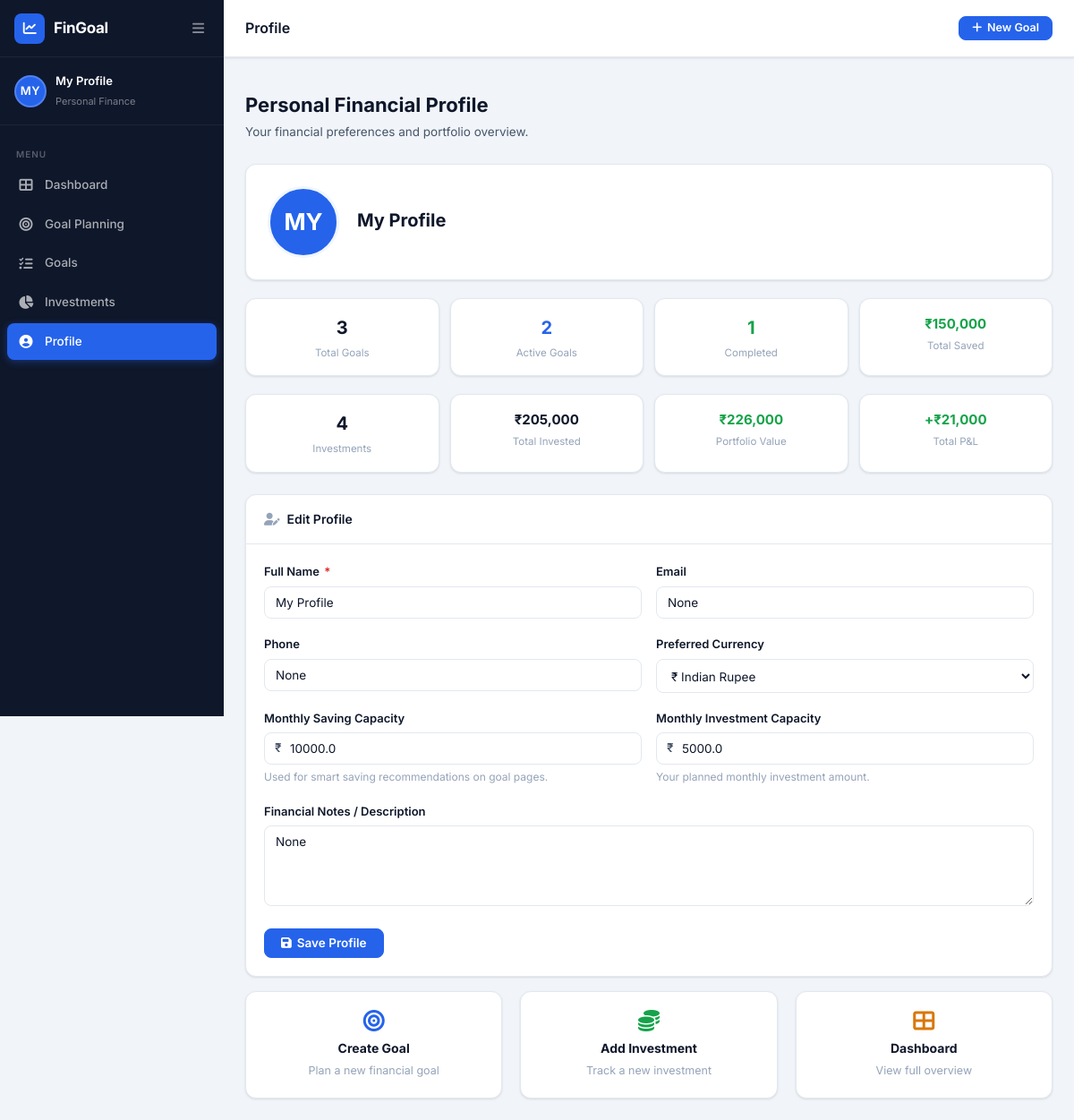
/profile, run on the app's committed database.
### tables this page shows
CREATE TABLE profile (
    id                        INTEGER PRIMARY KEY AUTOINCREMENT,
    name                      TEXT    NOT NULL DEFAULT 'My Profile',
    email                     TEXT,
    phone                     TEXT,
    currency                  TEXT    NOT NULL DEFAULT '₹',
    monthly_saving_capacity   REAL    DEFAULT 0.0,
    monthly_investment_capacity REAL  DEFAULT 0.0,
    notes                     TEXT,
    created_at                TEXT    DEFAULT (datetime('now')),
    updated_at                TEXT    DEFAULT (datetime('now'))
);

### app.py (the view, shortened to what this page needs)
@app.route('/profile', methods=['GET', 'POST'])
def profile():
    db = get_db()
    goal_stats, inv_stats = get_dashboard_stats(db)
    prof = db.execute("SELECT * FROM profile WHERE id = 1").fetchone()
    prof = dict(prof) if prof else {}
    return render_template('profile.html', prof=prof,
                           goal_stats=goal_stats, inv_stats=inv_stats)

### app.py (called while the page is built)
def get_db():
    if 'db' not in g:
        g.db = sqlite3.connect(app.config['DATABASE'])
        g.db.row_factory = sqlite3.Row
        g.db.execute("PRAGMA foreign_keys = ON")
    return g.db

@app.context_processor
def inject_globals():
    try:
        db      = get_db()
        profile = db.execute("SELECT * FROM profile WHERE id = 1").fetchone()
        if profile:
            profile = dict(profile)
        else:
            profile = {'id': 1, 'name': 'My Profile', 'currency': '₹',
                       'monthly_saving_capacity': 0, 'monthly_investment_capacity': 0}
    except Exception:
        profile = {'id': 1, 'name': 'My Profile', 'currency': '₹',
                   'monthly_saving_capacity': 0, 'monthly_investment_capacity': 0}
    return {'profile': profile}

def _parse_date(s):
    if not s:
        return None
    for fmt in ('%Y-%m-%d', '%d-%m-%Y', '%d/%m/%Y'):
        try:
            return datetime.strptime(s, fmt).date()
        except ValueError:
            continue
    return None

def process_investment(row):
    inv = dict(row)
    invested = float(inv.get('invested_amount') or 0)
    current  = float(inv.get('current_value') or 0)
    profit   = current - invested
    ret_pct  = round((profit / invested * 100), 2) if invested > 0 else 0.0
    inv.update({
        'profit_loss':       profit,
        'return_percentage': ret_pct,
        'profit_status':     'Profit' if profit > 0 else ('Loss' if profit < 0 else 'No Change'),
        'profit_class':      'success' if profit > 0 else ('danger' if profit < 0 else 'secondary'),
        'status_class':      {'Active': 'primary', 'Matured': 'success',
                              'Withdrawn': 'secondary', 'On Hold': 'warning'}.get(inv.get('status', 'Active'), 'secondary'),
    })
    return inv

### templates/profile.html (shortened to what this page needs)
{% extends "base.html" %}
{% block page_title %}Profile{% endblock %}
{% block content %}
<div class="page-header">
  <div class="page-header-left">
    <h1>Personal Financial Profile</h1>
    <p>Your financial preferences and portfolio overview.</p>
  </div>
</div>
<div class="profile-header">
  <div class="profile-avatar-initials">
    {{ (prof.get('name', 'FG') or 'FG')[:2].upper() }}
  </div>
  <div class="profile-info">
    <h2>{{ prof.get('name', 'My Profile') }}</h2>
  </div>
</div>
<div style="display:grid;grid-template-columns:repeat(4,1fr);gap:12px;margin-bottom:20px;">
  <div class="profile-stat">
    <div class="profile-stat-value">{{ goal_stats.total }}</div>
    <div class="profile-stat-label">Total Goals</div>
  </div>
  <div class="profile-stat">
    <div class="profile-stat-value" style="color:var(--primary);">{{ goal_stats.active }}</div>
    <div class="profile-stat-label">Active Goals</div>
  </div>
  <div class="profile-stat">
    <div class="profile-stat-value" style="color:var(--success);">{{ goal_stats.completed }}</div>
    <div class="profile-stat-label">Completed</div>
  </div>
  <div class="profile-stat">
    <div class="profile-stat-value" style="font-size:15px;color:var(--success);">
      ₹{{ "{:,.0f}".format(goal_stats.total_saved) }}
    </div>
    <div class="profile-stat-label">Total Saved</div>
  </div>
</div>
<div style="display:grid;grid-template-columns:repeat(4,1fr);gap:12px;margin-bottom:24px;">
  <div class="profile-stat">
    <div class="profile-stat-value">{{ inv_stats.total }}</div>
    <div class="profile-stat-label">Investments</div>
  </div>
  <div class="profile-stat">
    <div class="profile-stat-value" style="font-size:15px;">
      ₹{{ "{:,.0f}".format(inv_stats.total_invested) }}
    </div>
    <div class="profile-stat-label">Total Invested</div>
  </div>
  <div class="profile-stat">
    <div class="profile-stat-value" style="font-size:15px;color:var(--success);">
      ₹{{ "{:,.0f}".format(inv_stats.current_value) }}
    </div>
    <div class="profile-stat-label">Portfolio Value</div>
  </div>
  <div class="profile-stat">
    <div class="profile-stat-value" style="font-size:15px;color:{% if inv_stats.total_pl >= 0 %}var(--success){% else %}var(--danger){% endif %};">
      {% if inv_stats.total_pl >= 0 %}+{% endif %}₹{{ "{:,.0f}".format(inv_stats.total_pl) }}
    </div>
    <div class="profile-stat-label">Total P&amp;L</div>
  </div>
</div>
<div class="card">
  <div class="card-header">
    <span class="card-title"><i class="fas fa-user-edit"></i> Edit Profile</span>
  </div>
  <div class="card-body">
    <form method="POST" action="{{ url_for('profile') }}" novalidate>
      <div class="form-row">
        <div class="form-group">
          <label class="form-label" for="name">Full Name <span>*</span></label>
          <input type="text" id="name" name="name" class="form-control"
                 value="{{ prof.get('name', '') }}" placeholder="Your name" required />
        </div>
        <div class="form-group">
          <label class="form-label" for="email">Email</label>
          <input type="email" id="email" name="email" class="form-control"
                 value="{{ prof.get('email', '') }}" placeholder="your@email.com" />
        </div>
      </div>
      <div class="form-row">
        <div class="form-group">
          <label class="form-label" for="phone">Phone</label>
          <input type="tel" id="phone" name="phone" class="form-control"
                 value="{{ prof.get('phone', '') }}" placeholder="+91 99999 99999" />
        </div>
        <div class="form-group">
          <label class="form-label" for="currency">Preferred Currency</label>
          <select id="currency" name="currency" class="form-control">
            <option value="₹" {% if prof.get('currency') == '₹' %}selected{% endif %}>₹ Indian Rupee</option>
          </select>
        </div>
      </div>
      <div class="form-row">
        <div class="form-group">
          <label class="form-label" for="monthly_saving_capacity">Monthly Saving Capacity</label>
          <div class="input-group">
            <span class="input-prefix">₹</span>
            <input type="number" id="monthly_saving_capacity" name="monthly_saving_capacity"
                   class="form-control" step="100" min="0"
                   value="{{ prof.get('monthly_saving_capacity', '') }}"
                   placeholder="e.g. 10000" />
          </div>
          <div class="form-hint">Used for smart saving recommendations on goal pages.</div>
        </div>
        <div class="form-group">
          <label class="form-label" for="monthly_investment_capacity">Monthly Investment Capacity</label>
          <div class="input-group">
            <span class="input-prefix">₹</span>
            <input type="number" id="monthly_investment_capacity" name="monthly_investment_capacity"
                   class="form-control" step="100" min="0"
                   value="{{ prof.get('monthly_investment_capacity', '') }}"
                   placeholder="e.g. 5000" />
          </div>
          <div class="form-hint">Your planned monthly investment amount.</div>
        </div>
      </div>
      <div class="form-group">
        <label class="form-label" for="prof_notes">Financial Notes / Description</label>
        <textarea id="prof_notes" name="notes" class="form-control"
                  placeholder="Short note about your financial goals or strategy...">{{ prof.get('notes', '') }}</textarea>
      </div>
      <button type="submit" class="btn btn-primary">
        <i class="fas fa-save"></i> Save Profile
      </button>
    </form>
  </div>
</div>
<div class="col-3 mt-16">
  <a href="{{ url_for('goal_planning') }}" class="card" style="display:block;text-align:center;padding:20px;text-decoration:none;transition:var(--transition);" onmouseover="this.style.transform='translateY(-2px)'" onmouseout="this.style.transform=''">
    <i class="fas fa-bullseye" style="font-size:24px;color:var(--primary);margin-bottom:8px;display:block;"></i>
    <strong style="font-size:14px;color:var(--text-primary);">Create Goal</strong>
    <p style="font-size:12.5px;color:var(--text-muted);margin-top:3px;">Plan a new financial goal</p>
  </a>
  <a href="{{ url_for('investment_new') }}" class="card" style="display:block;text-align:center;padding:20px;text-decoration:none;transition:var(--transition);" onmouseover="this.style.transform='translateY(-2px)'" onmouseout="this.style.transform=''">
    <i class="fas fa-coins" style="font-size:24px;color:var(--success);margin-bottom:8px;display:block;"></i>
    <strong style="font-size:14px;color:var(--text-primary);">Add Investment</strong>
    <p style="font-size:12.5px;color:var(--text-muted);margin-top:3px;">Track a new investment</p>
  </a>
  <a href="{{ url_for('dashboard') }}" class="card" style="display:block;text-align:center;padding:20px;text-decoration:none;transition:var(--transition);" onmouseover="this.style.transform='translateY(-2px)'" onmouseout="this.style.transform=''">
    <i class="fas fa-th-large" style="font-size:24px;color:var(--warning);margin-bottom:8px;display:block;"></i>
    <strong style="font-size:14px;color:var(--text-primary);">Dashboard</strong>
    <p style="font-size:12.5px;color:var(--text-muted);margin-top:3px;">View full overview</p>
  </a>
</div>
{% endblock %}

### templates/base.html (shortened to what this page needs)
<!DOCTYPE html>
<html lang="en">
<head>
  <link rel="stylesheet" href="https://cdnjs.cloudflare.com/ajax/libs/font-awesome/6.5.0/css/all.min.css" />
  <link rel="stylesheet" href="{{ url_for('static', filename='css/style.css') }}" />
</head>
<body>
<nav class="sidebar" id="sidebar">
  <div class="sidebar-header">
    <a href="{{ url_for('dashboard') }}" class="sidebar-logo">
      <div class="logo-icon"><i class="fas fa-chart-line"></i></div>
      <span class="logo-text">FinGoal</span>
    </a>
    <button class="sidebar-toggle-btn" id="sidebarToggle" aria-label="Toggle sidebar">
      <i class="fas fa-bars"></i>
    </button>
  </div>
  <div class="sidebar-user">
    <div class="sidebar-avatar-initials">
      {{ (profile.name or 'FG')[:2].upper() }}
    </div>
    <div class="sidebar-user-info">
      <span class="sidebar-user-name">{{ profile.name or 'My Profile' }}</span>
      <span class="sidebar-user-role">Personal Finance</span>
    </div>
  </div>
  <ul class="sidebar-nav">
    <li class="nav-section-label">MENU</li>
    <li>
      <a href="{{ url_for('dashboard') }}"
         class="nav-link {% if request.endpoint == 'dashboard' %}active{% endif %}">
        <i class="fas fa-th-large"></i><span>Dashboard</span>
      </a>
    </li>
    <li>
      <a href="{{ url_for('goal_planning') }}"
         class="nav-link {% if request.endpoint == 'goal_planning' %}active{% endif %}">
        <i class="fas fa-bullseye"></i><span>Goal Planning</span>
      </a>
    </li>
    <li>
      <a href="{{ url_for('goals_list') }}"
         class="nav-link {% if request.endpoint in ['goals_list','goal_detail','edit_goal'] %}active{% endif %}">
        <i class="fas fa-list-check"></i><span>Goals</span>
      </a>
    </li>
    <li>
      <a href="{{ url_for('investments_list') }}"
         class="nav-link {% if request.endpoint in ['investments_list','investment_new','investment_edit'] %}active{% endif %}">
        <i class="fas fa-chart-pie"></i><span>Investments</span>
      </a>
    </li>
    <li>
      <a href="{{ url_for('profile') }}"
         class="nav-link {% if request.endpoint == 'profile' %}active{% endif %}">
        <i class="fas fa-user-circle"></i><span>Profile</span>
      </a>
    </li>
  </ul>
</nav>
<div class="main-wrapper" id="mainWrapper">
  <header class="topbar">
    <div class="topbar-title">{% block page_title %}{% endblock %}</div>
    <div class="topbar-actions">
      <a href="{{ url_for('goal_planning') }}" class="btn btn-primary btn-sm">
        <i class="fas fa-plus"></i> New Goal
      </a>
    </div>
  </header>
  <div class="flash-container" id="flashContainer">
  </div>
  <main class="main-content">
    {% block content %}{% endblock %}
  </main>
</div>
</body>
</html>

### data on the page
profile: name "MY", name "My Profile", get "My Profile", monthly_saving_capacity "10000.0", monthly_investment_capacity "5000.0"

### other printed values
{{ goal_stats.total }} "3"
{{ goal_stats.active }} "2"
{{ goal_stats.completed }} "1"
{{ "{:,.0f}".format(goal_stats.total_saved) }} "150,000"
{{ inv_stats.total }} "4"
{{ "{:,.0f}".format(inv_stats.total_invested) }} "205,000"
{{ "{:,.0f}".format(inv_stats.current_value) }} "226,000"
{{ "{:,.0f}".format(inv_stats.total_pl) }} "21,000"
